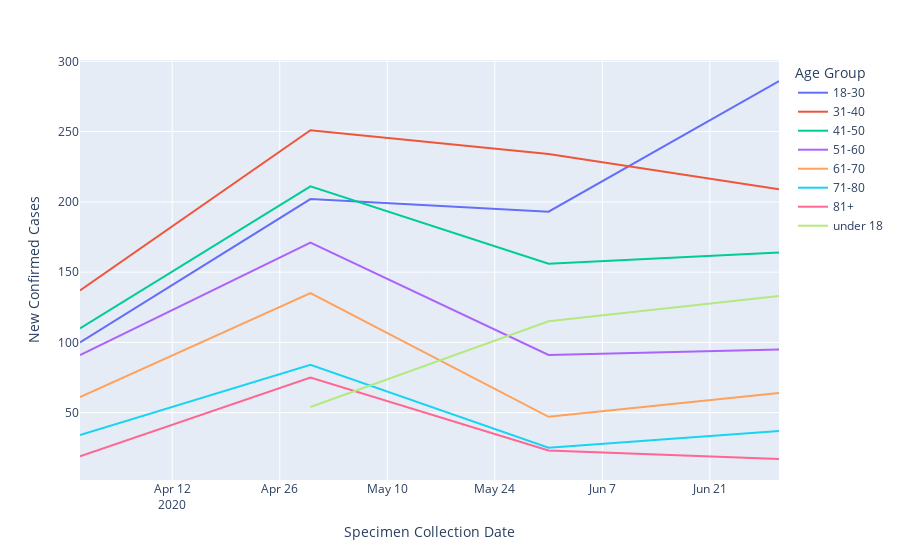

Notebook code cell kept with this figure:
### Code cell
fig = px.line(grouped_age, x='Specimen Collection Date', y='New Confirmed Cases', color='Age Group')
fig.show()



# fig, ax = plt.subplots(figsize = (15,10)) 
# ax = sns.lineplot(x = 'Specimen Collection Date', y = 'New Confirmed Cases', data = grouped_age, hue = 'Age Group')


# ax.set_facecolor('azure')
# ax.set(title = "New Cases of Covid19 in USA on Monthly basis", ylabel = 'New Cases Count', xlabel = 'Date')

### Figure 1 — Plotly figure (JSON) as saved in the notebook; plotly's stock layout.template omitted (floating-point values rounded to 4 significant figures)
{"data": [{"hoverlabel": {"namelength": 0}, "hovertemplate": "Age Group=18-30<br>Specimen Collection Date=%{x}<br>New Confirmed Cases=%{y}", "legendgroup": "18-30", "line": {"color": "#636efa", "dash": "solid"}, "mode": "lines", "name": "18-30", "showlegend": true, "type": "scatter", "x": ["2020-03-31T00:00:00", "2020-04-30T00:00:00", "2020-05-31T00:00:00", "2020-06-30T00:00:00"], "xaxis": "x", "y": [100, 202, 193, 286], "yaxis": "y"}, {"hoverlabel": {"namelength": 0}, "hovertemplate": "Age Group=31-40<br>Specimen Collection Date=%{x}<br>New Confirmed Cases=%{y}", "legendgroup": "31-40", "line": {"color": "#EF553B", "dash": "solid"}, "mode": "lines", "name": "31-40", "showlegend": true, "type": "scatter", "x": ["2020-03-31T00:00:00", "2020-04-30T00:00:00", "2020-05-31T00:00:00", "2020-06-30T00:00:00"], "xaxis": "x", "y": [137, 251, 234, 209], "yaxis": "y"}, {"hoverlabel": {"namelength": 0}, "hovertemplate": "Age Group=41-50<br>Specimen Collection Date=%{x}<br>New Confirmed Cases=%{y}", "legendgroup": "41-50", "line": {"color": "#00cc96", "dash": "solid"}, "mode": "lines", "name": "41-50", "showlegend": true, "type": "scatter", "x": ["2020-03-31T00:00:00", "2020-04-30T00:00:00", "2020-05-31T00:00:00", "2020-06-30T00:00:00"], "xaxis": "x", "y": [110, 211, 156, 164], "yaxis": "y"}, {"hoverlabel": {"namelength": 0}, "hovertemplate": "Age Group=51-60<br>Specimen Collection Date=%{x}<br>New Confirmed Cases=%{y}", "legendgroup": "51-60", "line": {"color": "#ab63fa", "dash": "solid"}, "mode": "lines", "name": "51-60", "showlegend": true, "type": "scatter", "x": ["2020-03-31T00:00:00", "2020-04-30T00:00:00", "2020-05-31T00:00:00", "2020-06-30T00:00:00"], "xaxis": "x", "y": [91, 171, 91, 95], "yaxis": "y"}, {"hoverlabel": {"namelength": 0}, "hovertemplate": "Age Group=61-70<br>Specimen Collection Date=%{x}<br>New Confirmed Cases=%{y}", "legendgroup": "61-70", "line": {"color": "#FFA15A", "dash": "solid"}, "mode": "lines", "name": "61-70", "showlegend": true, "type": "scatter", "x": ["2020-03-31T00:00:00", "2020-04-30T00:00:00", "2020-05-31T00:00:00", "2020-06-30T00:00:00"], "xaxis": "x", "y": [61, 135, 47, 64], "yaxis": "y"}, {"hoverlabel": {"namelength": 0}, "hovertemplate": "Age Group=71-80<br>Specimen Collection Date=%{x}<br>New Confirmed Cases=%{y}", "legendgroup": "71-80", "line": {"color": "#19d3f3", "dash": "solid"}, "mode": "lines", "name": "71-80", "showlegend": true, "type": "scatter", "x": ["2020-03-31T00:00:00", "2020-04-30T00:00:00", "2020-05-31T00:00:00", "2020-06-30T00:00:00"], "xaxis": "x", "y": [34, 84, 25, 37], "yaxis": "y"}, {"hoverlabel": {"namelength": 0}, "hovertemplate": "Age Group=81+<br>Specimen Collection Date=%{x}<br>New Confirmed Cases=%{y}", "legendgroup": "81+", "line": {"color": "#FF6692", "dash": "solid"}, "mode": "lines", "name": "81+", "showlegend": true, "type": "scatter", "x": ["2020-03-31T00:00:00", "2020-04-30T00:00:00", "2020-05-31T00:00:00", "2020-06-30T00:00:00"], "xaxis": "x", "y": [19, 75, 23, 17], "yaxis": "y"}, {"hoverlabel": {"namelength": 0}, "hovertemplate": "Age Group=under 18<br>Specimen Collection Date=%{x}<br>New Confirmed Cases=%{y}", "legendgroup": "under 18", "line": {"color": "#B6E880", "dash": "solid"}, "mode": "lines", "name": "under 18", "showlegend": true, "type": "scatter", "x": ["2020-04-30T00:00:00", "2020-05-31T00:00:00", "2020-06-30T00:00:00"], "xaxis": "x", "y": [54, 115, 133], "yaxis": "y"}], "layout": {"legend": {"title": {"text": "Age Group"}, "tracegroupgap": 0}, "margin": {"t": 60}, "xaxis": {"anchor": "y", "domain": [0, 1], "title": {"text": "Specimen Collection Date"}}, "yaxis": {"anchor": "x", "domain": [0, 1], "title": {"text": "New Confirmed Cases"}}}}
